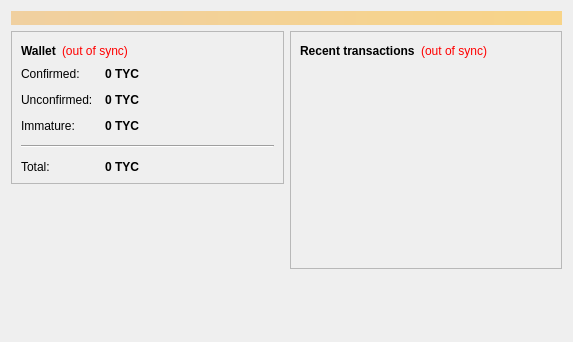
<?xml version="1.0" encoding="UTF-8"?>
<ui version="4.0">
 <class>OverviewPage</class>
 <widget class="QWidget" name="OverviewPage">
  <property name="geometry">
   <rect>
    <x>0</x>
    <y>0</y>
    <width>573</width>
    <height>342</height>
   </rect>
  </property>
  <property name="windowTitle">
   <string>Form</string>
  </property>
  <layout class="QVBoxLayout" name="topLayout">
   <item>
    <widget class="QLabel" name="labelAlerts">
     <property name="visible">
      <bool>false</bool>
     </property>
     <property name="styleSheet">
      <string notr="true">background-color: qlineargradient(x1: 0, y1: 0, x2: 1, y2: 0, stop:0 #F0D0A0, stop:1 #F8D488); color:#000000;</string>
     </property>
     <property name="wordWrap">
      <bool>true</bool>
     </property>
     <property name="margin">
      <number>3</number>
     </property>
    </widget>
   </item>
   <item>
    <layout class="QHBoxLayout" name="horizontalLayout" stretch="1,1">
     <item>
      <layout class="QVBoxLayout" name="verticalLayout_2">
       <item>
        <widget class="QFrame" name="frame">
         <property name="frameShape">
          <enum>QFrame::StyledPanel</enum>
         </property>
         <property name="frameShadow">
          <enum>QFrame::Raised</enum>
         </property>
         <layout class="QVBoxLayout" name="verticalLayout_4">
          <item>
           <layout class="QHBoxLayout" name="horizontalLayout_4">
            <item>
             <widget class="QLabel" name="label_5">
              <property name="font">
               <font>
                <weight>75</weight>
                <bold>true</bold>
               </font>
              </property>
              <property name="text">
               <string>Wallet</string>
              </property>
             </widget>
            </item>
            <item>
             <widget class="QLabel" name="labelWalletStatus">
              <property name="toolTip">
               <string>The displayed information may be out of date. Your wallet automatically synchronizes with the TyroCoin network after a connection is established, but this process has not completed yet.</string>
              </property>
              <property name="styleSheet">
               <string notr="true">QLabel { color: red; }</string>
              </property>
              <property name="text">
               <string notr="true">(out of sync)</string>
              </property>
              <property name="alignment">
               <set>Qt::AlignLeading|Qt::AlignLeft|Qt::AlignVCenter</set>
              </property>
             </widget>
            </item>
            <item>
             <spacer name="horizontalSpacer_2">
              <property name="orientation">
               <enum>Qt::Horizontal</enum>
              </property>
              <property name="sizeHint" stdset="0">
               <size>
                <width>40</width>
                <height>20</height>
               </size>
              </property>
             </spacer>
            </item>
           </layout>
          </item>
          <item>
           <layout class="QFormLayout" name="formLayout_2">
            <property name="fieldGrowthPolicy">
             <enum>QFormLayout::AllNonFixedFieldsGrow</enum>
            </property>
            <property name="horizontalSpacing">
             <number>12</number>
            </property>
            <property name="verticalSpacing">
             <number>12</number>
            </property>
            <item row="0" column="0">
             <widget class="QLabel" name="label">
              <property name="text">
               <string>Confirmed:</string>
              </property>
             </widget>
            </item>
            <item row="0" column="1">
             <widget class="QLabel" name="labelBalance">
              <property name="font">
               <font>
                <weight>75</weight>
                <bold>true</bold>
               </font>
              </property>
              <property name="cursor">
               <cursorShape>IBeamCursor</cursorShape>
              </property>
              <property name="toolTip">
               <string>Your current spendable balance</string>
              </property>
              <property name="text">
               <string notr="true">0 TYC</string>
              </property>
              <property name="textInteractionFlags">
               <set>Qt::LinksAccessibleByMouse|Qt::TextSelectableByKeyboard|Qt::TextSelectableByMouse</set>
              </property>
             </widget>
            </item>
            <item row="1" column="0">
             <widget class="QLabel" name="label_3">
              <property name="text">
               <string>Unconfirmed:</string>
              </property>
             </widget>
            </item>
            <item row="1" column="1">
             <widget class="QLabel" name="labelUnconfirmed">
              <property name="font">
               <font>
                <weight>75</weight>
                <bold>true</bold>
               </font>
              </property>
              <property name="cursor">
               <cursorShape>IBeamCursor</cursorShape>
              </property>
              <property name="toolTip">
               <string>Total of transactions that have yet to be confirmed, and do not yet count toward the spendable balance</string>
              </property>
              <property name="text">
               <string notr="true">0 TYC</string>
              </property>
              <property name="textInteractionFlags">
               <set>Qt::LinksAccessibleByMouse|Qt::TextSelectableByKeyboard|Qt::TextSelectableByMouse</set>
              </property>
             </widget>
            </item>
            <item row="2" column="0">
             <widget class="QLabel" name="labelImmatureText">
              <property name="text">
               <string>Immature:</string>
              </property>
             </widget>
            </item>
            <item row="2" column="1">
             <widget class="QLabel" name="labelImmature">
              <property name="font">
               <font>
                <weight>75</weight>
                <bold>true</bold>
               </font>
              </property>
              <property name="toolTip">
               <string>Mined balance that has not yet matured</string>
              </property>
              <property name="text">
               <string notr="true">0 TYC</string>
              </property>
              <property name="textInteractionFlags">
               <set>Qt::LinksAccessibleByMouse|Qt::TextSelectableByKeyboard|Qt::TextSelectableByMouse</set>
              </property>
             </widget>
            </item>
            <item row="4" column="0">
             <widget class="QLabel" name="labelTotalText">
              <property name="text">
               <string>Total:</string>
              </property>
             </widget>
            </item>
            <item row="4" column="1">
             <widget class="QLabel" name="labelTotal">
              <property name="font">
               <font>
                <weight>75</weight>
                <bold>true</bold>
               </font>
              </property>
              <property name="cursor">
               <cursorShape>IBeamCursor</cursorShape>
              </property>
              <property name="toolTip">
               <string>Your current total balance</string>
              </property>
              <property name="text">
               <string notr="true">0 TYC</string>
              </property>
              <property name="textInteractionFlags">
               <set>Qt::LinksAccessibleByMouse|Qt::TextSelectableByKeyboard|Qt::TextSelectableByMouse</set>
              </property>
             </widget>
            </item>
            <item row="3" column="0" colspan="2">
             <widget class="Line" name="line">
              <property name="orientation">
               <enum>Qt::Horizontal</enum>
              </property>
             </widget>
            </item>
           </layout>
          </item>
         </layout>
        </widget>
       </item>
       <item>
        <spacer name="verticalSpacer">
         <property name="orientation">
          <enum>Qt::Vertical</enum>
         </property>
         <property name="sizeHint" stdset="0">
          <size>
           <width>20</width>
           <height>40</height>
          </size>
         </property>
        </spacer>
       </item>
      </layout>
     </item>
     <item>
      <layout class="QVBoxLayout" name="verticalLayout_3">
       <item>
        <widget class="QFrame" name="frame_2">
         <property name="frameShape">
          <enum>QFrame::StyledPanel</enum>
         </property>
         <property name="frameShadow">
          <enum>QFrame::Raised</enum>
         </property>
         <layout class="QVBoxLayout" name="verticalLayout">
          <item>
           <layout class="QHBoxLayout" name="horizontalLayout_2">
            <item>
             <widget class="QLabel" name="label_4">
              <property name="text">
               <string>&lt;b&gt;Recent transactions&lt;/b&gt;</string>
              </property>
             </widget>
            </item>
            <item>
             <widget class="QLabel" name="labelTransactionsStatus">
              <property name="toolTip">
               <string>The displayed information may be out of date. Your wallet automatically synchronizes with the TyroCoin network after a connection is established, but this process has not completed yet.</string>
              </property>
              <property name="styleSheet">
               <string notr="true">QLabel { color: red; }</string>
              </property>
              <property name="text">
               <string notr="true">(out of sync)</string>
              </property>
              <property name="alignment">
               <set>Qt::AlignRight|Qt::AlignTrailing|Qt::AlignVCenter</set>
              </property>
             </widget>
            </item>
            <item>
             <spacer name="horizontalSpacer">
              <property name="orientation">
               <enum>Qt::Horizontal</enum>
              </property>
              <property name="sizeHint" stdset="0">
               <size>
                <width>40</width>
                <height>20</height>
               </size>
              </property>
             </spacer>
            </item>
           </layout>
          </item>
          <item>
           <widget class="QListView" name="listTransactions">
            <property name="styleSheet">
             <string notr="true">QListView { background: transparent; }</string>
            </property>
            <property name="frameShape">
             <enum>QFrame::NoFrame</enum>
            </property>
            <property name="verticalScrollBarPolicy">
             <enum>Qt::ScrollBarAlwaysOff</enum>
            </property>
            <property name="horizontalScrollBarPolicy">
             <enum>Qt::ScrollBarAlwaysOff</enum>
            </property>
            <property name="selectionMode">
             <enum>QAbstractItemView::NoSelection</enum>
            </property>
           </widget>
          </item>
         </layout>
        </widget>
       </item>
       <item>
        <spacer name="verticalSpacer_2">
         <property name="orientation">
          <enum>Qt::Vertical</enum>
         </property>
         <property name="sizeHint" stdset="0">
          <size>
           <width>20</width>
           <height>40</height>
          </size>
         </property>
        </spacer>
       </item>
      </layout>
     </item>
    </layout>
   </item>
  </layout>
 </widget>
 <resources/>
 <connections/>
</ui>
